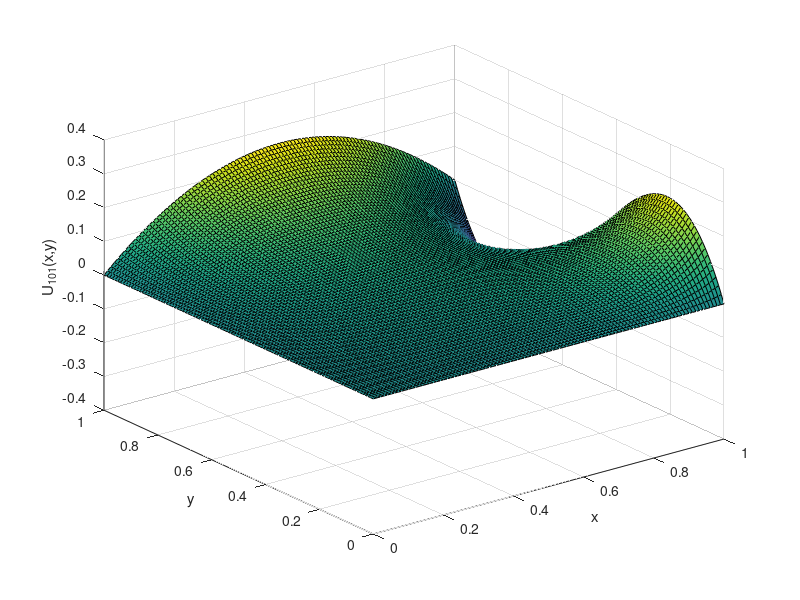

Reproduce this figure in MATLAB.
x = linspace(0, 1, 101);
y = linspace(0, 1, 101);
[X, Y] = meshgrid(x, y);
U = 0;

for n = 1:101
    U = U + 30.00 * (1 + (-1)^n) * ((n * pi)^3  * sinh(n * pi))^(-1) * sinh(n * pi * X) .* sin(n * pi * Y);
    U = U - 4.00 * (-1 + (-1)^n) * ((n * pi)^3  * sinh(n * pi))^(-1) * sinh(n * pi * Y) .* sin(n * pi * X);
end

surf(X,Y,U);
zlabel('U_{101}(x,y)');
xlabel('x');
ylabel('y');